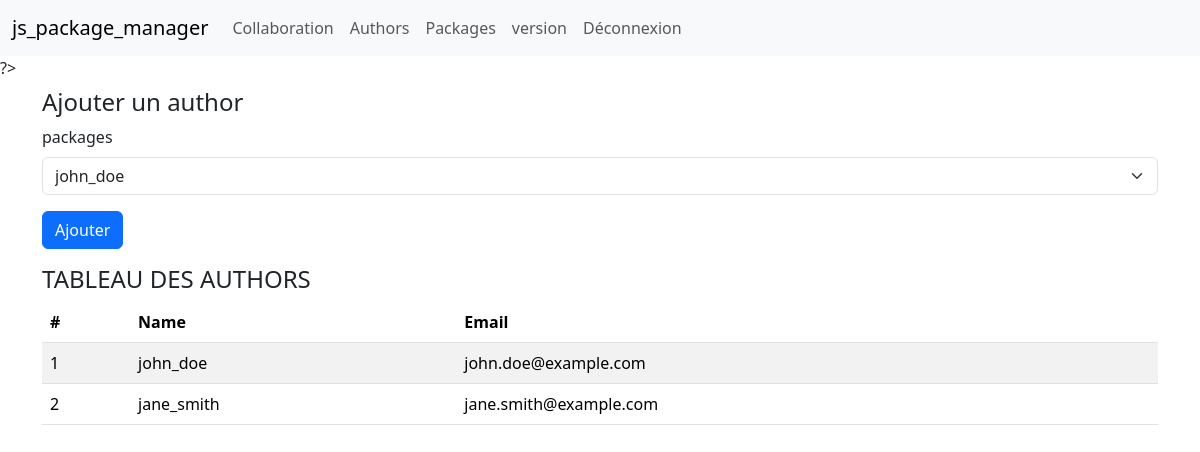
The page /views/author.php (signed in) on the database its author committed.
### tables this page shows
CREATE TABLE users (
    id INT PRIMARY KEY AUTO_INCREMENT,
    username VARCHAR(255) NOT NULL,
    email VARCHAR(255) UNIQUE NOT NULL,
    password_hash VARCHAR(255) NOT NULL,
    created_at TIMESTAMP DEFAULT CURRENT_TIMESTAMP,
    updated_at TIMESTAMP DEFAULT CURRENT_TIMESTAMP ON UPDATE CURRENT_TIMESTAMP,
    statut VARCHAR(50)
);

### views/author.php (the view, shortened to what this page needs)
<!DOCTYPE html>
<html lang="en">
<head>
  <link href="https://cdn.jsdelivr.net/npm/bootstrap@5.3.3/dist/css/bootstrap.min.css" rel="stylesheet">
</head>
<body>
    <?php
        require_once '../config/database.php';
        $user_id=$_SESSION['user_id'];
        $roles=$pdo->prepare('SELECT id_role FROM user_roles WHERE id_user=?');
        $roles->execute([$user_id]);
        $role= $roles->fetch(PDO::FETCH_ASSOC);
        if (!$role) {
            echo "Vous n'avez pas les autorisations nécessaires pour accéder à cette page.";
            exit;
        } else {
            include 'includes/nav1.php' ;
            ?>
    ?>
    <div class="container py-2">
        <h4>Ajouter un author</h4>
        <form method='post'>
            <div class="mb-3">
                <?php
                    $users = $pdo->query('SELECT * FROM users')->fetchAll(PDO::FETCH_ASSOC);
                ?>
                <label class="form-label">packages</label>
                <select class="form-select" aria-label="Default select example" name = "author">
                    <?php
                        foreach ($users as $user){
                            echo "<option value='".$user['id']."'>".$user['username']."</option>";
                        }
                    ?>
                </select>
            </div>
            <button type="submit" class="btn btn-primary" name='ajouter'>Ajouter</button>
        </form>
    </div>
    <div class="container py-2">
        <h4>TABLEAU DES AUTHORS</h4>
        <?php
            $authors = $pdo->query('SELECT *
                                    FROM users
                                    WHERE id IN (
                                    SELECT id_user
                                    FROM user_roles
                                    WHERE id_role = 2
                                    );')->fetchAll(PDO::FETCH_ASSOC);
        ?>
        <table class="table table-striped">
            <thead>
            <tr>
                <th>#</th>
                <th>Name</th>
                <th>Email</th>
            </tr>
            </thead>
            <tbody>
                <?php
                    foreach($authors as $author){
                        ?>
                        <tr>
                            <td><?php echo $author['id'] ?></td>
                            <td><?php echo $author['username'] ?></td>
                            <td><?php echo $author['email'] ?></td>
                        </tr>
                        <?php
                    }
                ?>
            </tbody>
        </table>
    </div>
    <?php } ?>
</body>
</html>

### rows shown on the page
users: id "1", username "john_doe", email "john.doe@example.com"
users: id "2", username "jane_smith", email "jane.smith@example.com"

### other values the page prints
form field author "john_doe"
